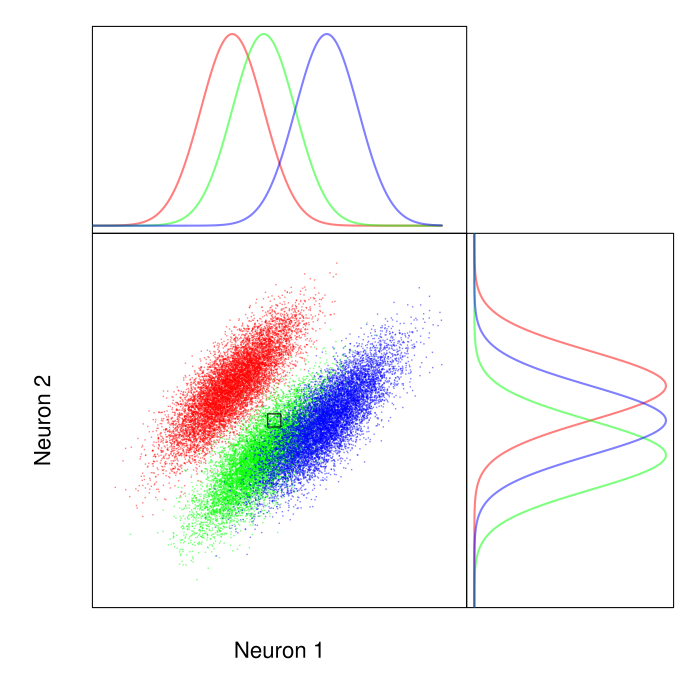

The script that drew this image:
library(plotrix)
library(mvtnorm)

nballs=3;
npoints=10000;
colpal=rainbow(nballs,alpha=0.5);
S<-vector("list",length=nballs);
XLIM=c(-3,8);
YLIM=c(-3,7);

for(i in 1:nballs){
	cor=.8+0.*runif(n=1,min=-1,max=1);
	S1=1.+0*rnorm(1,mean=.6,sd=.1)^2;
	S2=1.+0*rnorm(1,mean=.6,sd=.1)^2;
	S[[i]]=matrix(c(S1^2,cor*S1*S2,cor*S1*S2,S2^2),ncol=2,nrow=2);
}

xcenters<-seq(3,nballs-2,length=nballs)+runif(n=nballs,min=-2,max=2);
xcenters<-c(1,2,4);
ycenters<-seq(3,nballs-2,length=nballs)+runif(n=nballs,min=-2,max=2);
ycenters<-c(3,1,2);
pts = vector("list",length=nballs);
for(i in 1:nballs) pts[[i]]=rmvnorm(n=npoints,mean=c(xcenters[i],ycenters[i]),sigma=S[[i]]);

xrange<-seq(from=range(pts)[1],to=range(pts)[2],length.out=npoints);
yrange<-xrange;

layout( matrix( c(1,3,3,1,3,3,0,2,2),ncol=3) )

par(mar=c(0,7,2,0));
plot(xrange,dnorm(xrange,xcenters[1],S[[1]][1,1]),xlim=XLIM, type='l',lwd=2,xaxt="n",yaxt="n",
	xlab="",ylab="",col=colpal[1])
lines(xrange,dnorm(xrange,xcenters[2],S[[2]][1,1]), type='l',lwd=2,xaxt="n",yaxt="n",
	xlab="",ylab="",col=colpal[2])
lines(xrange,dnorm(xrange,xcenters[3],S[[3]][1,1]), type='l',lwd=2,xaxt="n",yaxt="n",
	xlab="",ylab="",col=colpal[3])
par(mar=c(7,0,0,2));


plot(dnorm(yrange,ycenters[1],S[[1]][2,2]),yrange, ylim=YLIM, type='l',lwd=2,xaxt="n",yaxt="n",
	xlab="",ylab="",col=colpal[1])
lines(dnorm(yrange,ycenters[2],S[[2]][2,2]),yrange,type='l',lwd=2,xaxt="n",yaxt="n",
	xlab="",ylab="",col=colpal[2])
lines(dnorm(yrange,ycenters[3],S[[3]][2,2]),yrange,type='l',lwd=2,xaxt="n",yaxt="n",
	xlab="",ylab="",col=colpal[3])
par(mar=c(7,7,0,0));
plot(1:3,1:3,type="n",xaxt="n",yaxt="n",xlim=XLIM,ylim=YLIM,xlab="Neuron 1",ylab="Neuron 2",cex.lab=2);
for(i in 1:nballs) points(pts[[i]],col=colpal[i],pch=".")
points(x=mean(xcenters),y=mean(ycenters),pch=22,cex=3);
